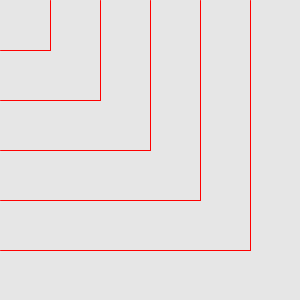
Frame 1 (no input)
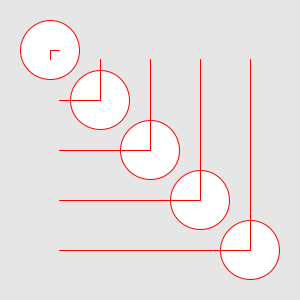
Frame 60 (the mouse pressed at the canvas centre just before this capture)
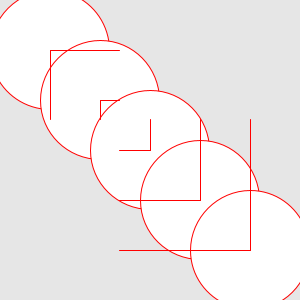
Frame 120 (the mouse held since frame 60 and released just before this capture)

The Processing sketch that drew these frames (run headless with seeded random() and noise(); from frame 60 on, the mouse is pressed at the canvas centre):

// Processing sketch: processing_35101
// ── processing_35101.pde

void setup(){
size(300,300);
}
int x=0;
int y=0;
int z=0;
void draw(){
background(230);
ellipse(50,50,x,x);
ellipse(100,100,x,x);
ellipse(150,150,x,x);
ellipse(200,200,x,x);
ellipse(250,250,x,x);
x++;
stroke(255,0,0);
line(50,50,50,y);
line(100,100,100,y);
line(150,150,150,y);
line(200,200,200,y);
line(250,250,250,y);
y++;
line(50,50,z,50);
line(100,100,z,100);
line(150,150,z,150);
line(200,200,z,200);
line(250,250,z,250);
z++;
}
